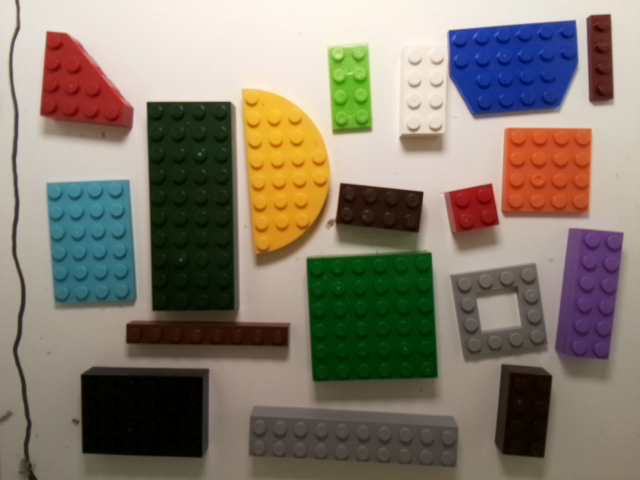
#> input picture newfoto.png, 640 x 480 px, given in place of VideoTracking.mov, which was not available
$ python tracking3.py
#> lines starting #> are read from the running program, lines starting #| are printed output that depends on the picture; after the words box and inside, x2 and y2 are one past the last pixel; in counts of white or black regions, pixels touching at a corner belong together; pictures that were not available may be replaced by others from this repository, and a replacement may not be noted
### tracker.py
import math


class EuclideanDistTracker:
    def __init__(self):
        # Store the center positions of the objects
        self.center_points = {}
        # Keep the count of the IDs
        # each time a new object id detected, the count will increase by one
        self.id_count = 0


    def update(self, objects_rect):
        # Objects boxes and ids
        objects_bbs_ids = []

        # Get center point of new object
        for rect in objects_rect:
            x, y, w, h = rect
            cx = (x + x + w) // 2
            cy = (y + y + h) // 2

            # Find out if that object was detected already
            same_object_detected = False
            for id, pt in self.center_points.items():
                dist = math.hypot(cx - pt[0], cy - pt[1])

                if dist < 100:        # 25
                    self.center_points[id] = (cx, cy)
                    print(self.center_points)
                    objects_bbs_ids.append([x, y, w, h, id])
                    same_object_detected = True
                    break

            # New object is detected we assign the ID to that object
            if same_object_detected is False:
                self.center_points[self.id_count] = (cx, cy)
                objects_bbs_ids.append([x, y, w, h, self.id_count])
                self.id_count += 1

        # Clean the dictionary by center points to remove IDS not used anymore
        new_center_points = {}
        for obj_bb_id in objects_bbs_ids:
            _, _, _, _, object_id = obj_bb_id
            center = self.center_points[object_id]
            new_center_points[object_id] = center

        # Update dictionary with IDs not used removed
        self.center_points = new_center_points.copy()
        return objects_bbs_ids

### tracking3.py
import cv2
from tracker import *

# Redefine image size
def rescale_frame(frame, percent):
    width = int(frame.shape[1] * percent / 100)
    height = int(frame.shape[0] * percent / 100)
    dim = (width, height)
    return cv2.resize(frame, dim, interpolation=cv2.INTER_AREA)

# Create tracker object
tracker = EuclideanDistTracker()

# Read de video
cap = cv2.VideoCapture("VideoTracking.mov")

# Object detection from Stable camera
object_detector = cv2.createBackgroundSubtractorMOG2(history=100, varThreshold=40)
while True:
    _, frame = cap.read()
#> frame is the input picture: shape (480, 640, 3); mean B, G, R 109.7, 123.4, 132.9
    if frame is None:
        break
    hsv = cv2.cvtColor(frame, cv2.COLOR_BGR2HSV)
#> hsv: shape (480, 640, 3); mean H, S, V 30, 95.4, 143.3

    # Extract Region of interest
    roi = frame[100: 900, 0: 2000]
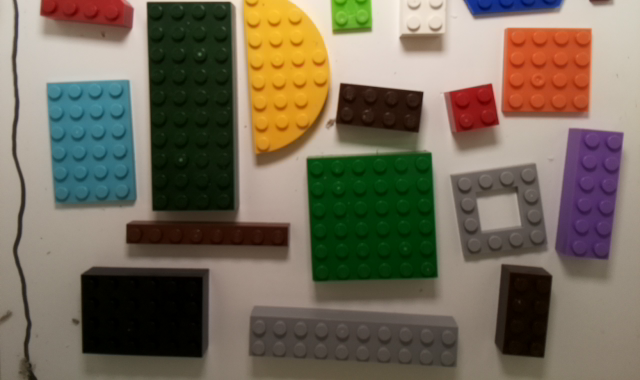
#> roi: shape (380, 640, 3); mean B, G, R 89.6, 107, 116.7
    gray_frame = cv2.cvtColor(roi, cv2.COLOR_BGR2GRAY)
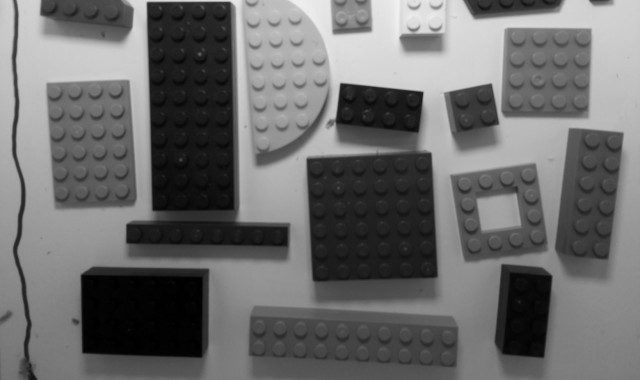
#> gray_frame: shape (380, 640); min 0, max 241, mean 107.9

    # 1. Object Detection
    mask = object_detector.apply(gray_frame)
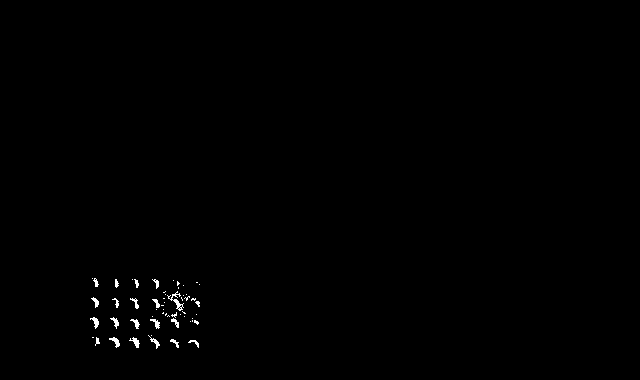
#> mask: shape (380, 640); values 127 (black) and 255 (white), 0.38% white in thin lines or dots, all inside (x1, y1, x2, y2) = (90, 278, 200, 349)
    _, mask = cv2.threshold(gray_frame, 254, 255, cv2.THRESH_BINARY)
#> mask: shape (380, 640); every value is 0

    _, threshold = cv2.threshold(gray_frame, 90, 255, cv2.THRESH_BINARY)
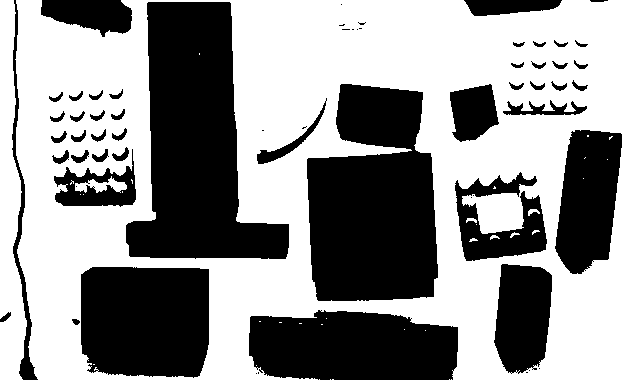
#> threshold: shape (380, 640); 57.9% white; 62 black regions (17 under 20 px)

    contours, _ = cv2.findContours(threshold, cv2.RETR_TREE, cv2.CHAIN_APPROX_SIMPLE)
#> contours = 114 contours, 70 with area under 20; largest, box (x1, y1, x2, y2) and area: (15, 0, 640, 380) 217456, (125, 1, 290, 260) 24845, (306, 83, 439, 302) 23167, (80, 266, 210, 379) 13662, (554, 129, 623, 275) 7409
    detections = []
    for cnt in contours:
        area = cv2.contourArea(cnt)

        # Distinguish small and big nuts
        if 20000 < area < 55000:
            x, y, w, h = cv2.boundingRect(cnt)
            detections.append([x, y, w, h])
#> this loop made 114 passes
#> (area, x, y, w, h) on passes 89, 112: (23167, 306, 83, 133, 219), (24845, 125, 1, 165, 259)
#> area on passes 14, 26, 30, 32, 37, 43: 217455.5, 43.5, 13661.5, 5316.5, 4531, 21.5
#> after the loop, detections = [[306, 83, 133, 219], [125, 1, 165, 259]]

    #2. Object tracking
    boxes_ids = tracker.update(detections)
#> the loop in update, `for rect in objects_rect:` made 2 passes
#> (x, y, w, h, cx, cy, self.id_count) on passes 1 to 2: (306, 83, 133, 219, 372, 192, 1), (125, 1, 165, 259, 207, 130, 2)
#> after the loop in update, `for rect in objects_rect:`: objects_bbs_ids = [[306, 83, 133, 219, 0], [125, 1, 165, 259, 1]]; self.center_points = {0: (372, 192), 1: (207, 130)}; self.id_count = 2
#> the loop in update, `for obj_bb_id in objects_bbs_ids:` made 2 passes
#> (obj_bb_id, object_id, center) on passes 1 to 2: ([306, 83, 133, 219, 0], 0, (372, 192)), ([125, 1, 165, 259, 1], 1, (207, 130))
#> after the loop in update, `for obj_bb_id in objects_bbs_ids:`: new_center_points = {0: (372, 192), 1: (207, 130)}
#> boxes_ids = [[306, 83, 133, 219, 0], [125, 1, 165, 259, 1]]
    for box_id in boxes_ids:
        x, y, w, h, id = box_id
        cv2.putText(roi, str(id), (x, y - 15), cv2.FONT_HERSHEY_PLAIN, 2, (255, 0, 0), 5)
        cv2.rectangle(roi, (x, y), (x + w, y + h), (0, 0, 255), 5)
#> this loop made 2 passes
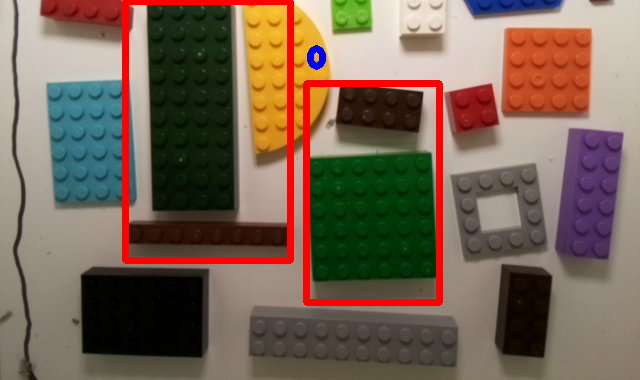
#> roi: shape (380, 640, 3); 4.45% of pixels changed, all inside (x1, y1, x2, y2) = (122, 0, 443, 306)

    newroi = rescale_frame(roi, 40)
#> in rescale_frame, `return cv2.resize(frame, dim, interpolation=cv2.INTER_AREA)`:
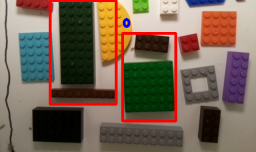
#> returned value: shape (152, 256, 3); mean of channels 0, 1, 2 85.3, 100.9, 120.7; drawn as B, G, R
    cv2.imshow("roi", newroi)

    key = cv2.waitKey(30)
#> (key Esc is pressed here)
    if key == 27:
        break

cap.release()
cv2.destroyAllWindows()
